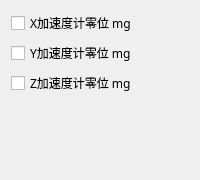
             <widget class="QWidget" name="page_20">
              <layout class="QGridLayout" name="gridLayout_36">
               <item row="0" column="0">
                <widget class="QCheckBox" name="checkBox_65">
                 <property name="font">
                  <font>
                   <family>微软雅黑</family>
                  </font>
                 </property>
                 <property name="text">
                  <string>X加速度计零位 mg</string>
                 </property>
                </widget>
               </item>
               <item row="1" column="0">
                <widget class="QCheckBox" name="checkBox_64">
                 <property name="font">
                  <font>
                   <family>微软雅黑</family>
                  </font>
                 </property>
                 <property name="text">
                  <string>Y加速度计零位 mg</string>
                 </property>
                </widget>
               </item>
               <item row="2" column="0">
                <widget class="QCheckBox" name="checkBox_66">
                 <property name="font">
                  <font>
                   <family>微软雅黑</family>
                  </font>
                 </property>
                 <property name="text">
                  <string>Z加速度计零位 mg</string>
                 </property>
                </widget>
               </item>
               <item row="3" column="0">
                <spacer name="verticalSpacer_20">
                 <property name="orientation">
                  <enum>Qt::Vertical</enum>
                 </property>
                 <property name="sizeHint" stdset="0">
                  <size>
                   <width>20</width>
                   <height>74</height>
                  </size>
                 </property>
                </spacer>
               </item>
              </layout>
             </widget>
